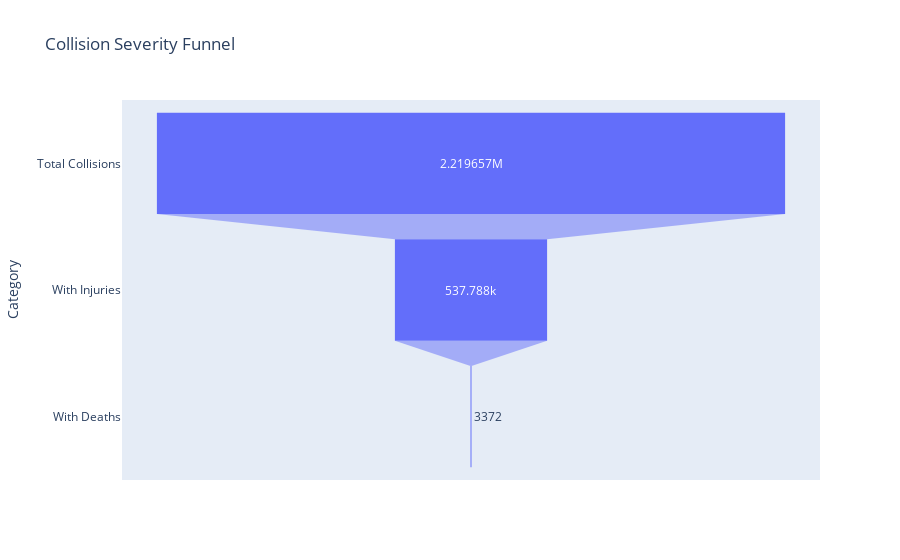

The notebook cell saved with this chart:
### Markdown cell above
# 11. Injury Severity Funnel Chart

### Code cell
severity_data = pd.DataFrame({
    'Category': ['Total Collisions', 'With Injuries', 'With Deaths'],
    'Count': [
        len(df_Collisions_Crashes),
        df_Collisions_Crashes[df_Collisions_Crashes['NUMBER OF PERSONS INJURED'] > 0].shape[0],
        df_Collisions_Crashes[df_Collisions_Crashes['NUMBER OF PERSONS KILLED'] > 0].shape[0]
    ]
})
fig = px.funnel(severity_data, x='Count', y='Category', title='Collision Severity Funnel')
fig.show()

### Figure 1 — Plotly figure (JSON) as saved in the notebook; plotly's stock layout.template omitted (floating-point values rounded to 4 significant figures)
{"data": [{"hovertemplate": "Count=%{x}<br>Category=%{y}<extra></extra>", "legendgroup": "", "marker": {"color": "#636efa"}, "name": "", "orientation": "h", "showlegend": false, "type": "funnel", "x": [2219657, 537788, 3372], "xaxis": "x", "y": ["Total Collisions", "With Injuries", "With Deaths"], "yaxis": "y"}], "layout": {"legend": {"tracegroupgap": 0}, "title": {"text": "Collision Severity Funnel"}, "xaxis": {"anchor": "y", "domain": [0, 1], "title": {"text": "Count"}}, "yaxis": {"anchor": "x", "domain": [0, 1], "title": {"text": "Category"}}}}
